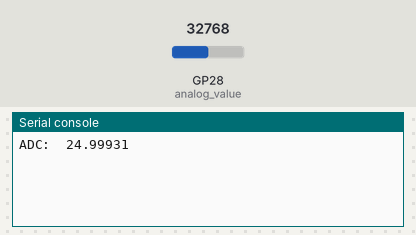
Bench run of a program on a simulated Raspberry Pi Pico running MicroPython. Shown: the last lines printed to the serial console. The inputs (shaded band) are chosen by the test bench; at power-on: GP28 (analog_value) = 32768 (analog values on the 0–65535 scale).

Above: at 1.2 s.
1.3 s: GP28 (analog_value) set to 45874
At 2.7 s:
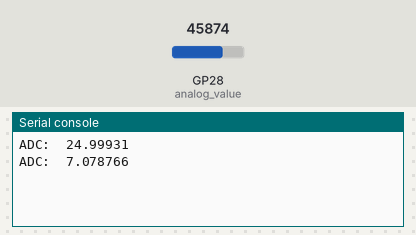
4.0 s: GP28 (analog_value) set to 57670
At 5.4 s:
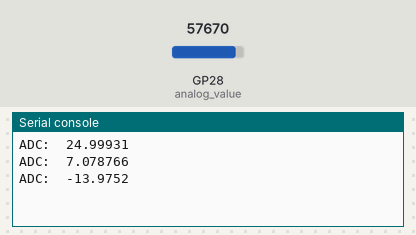
Timing chart, 0 to 7.0 s (numbered marks = the images above; inputs shaded):
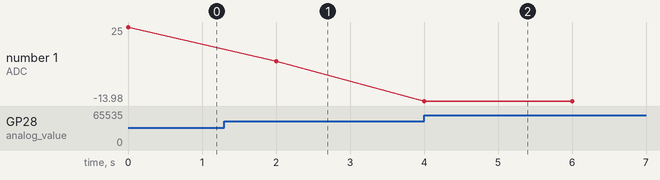

Measured:
- after the input at 1.3 s, the serial console: prints a new line after 0.70 s (image 1)
- after the input at 4.0 s, the serial console: prints a new line at once (image 2)
- plotted number 1: 25 → 7.08 after the input at 1.3 s, 7.08 → -13.98 after the input at 4.0 s

The program:

main.py
```python
import machine
from math import log
import utime

analog_value = machine.ADC(28)

BETA = 3950 # should match the Beta Coefficient of the thermistor

while True:
    reading = analog_value.read_u16()
    celsius = 1 / (log(1 / (65535. / reading - 1)) / BETA + 1.0 / 298.15) - 273.15;
    print("ADC: ",celsius)
    #Read in intervals of 2 seconds
    utime.sleep(2)
```
